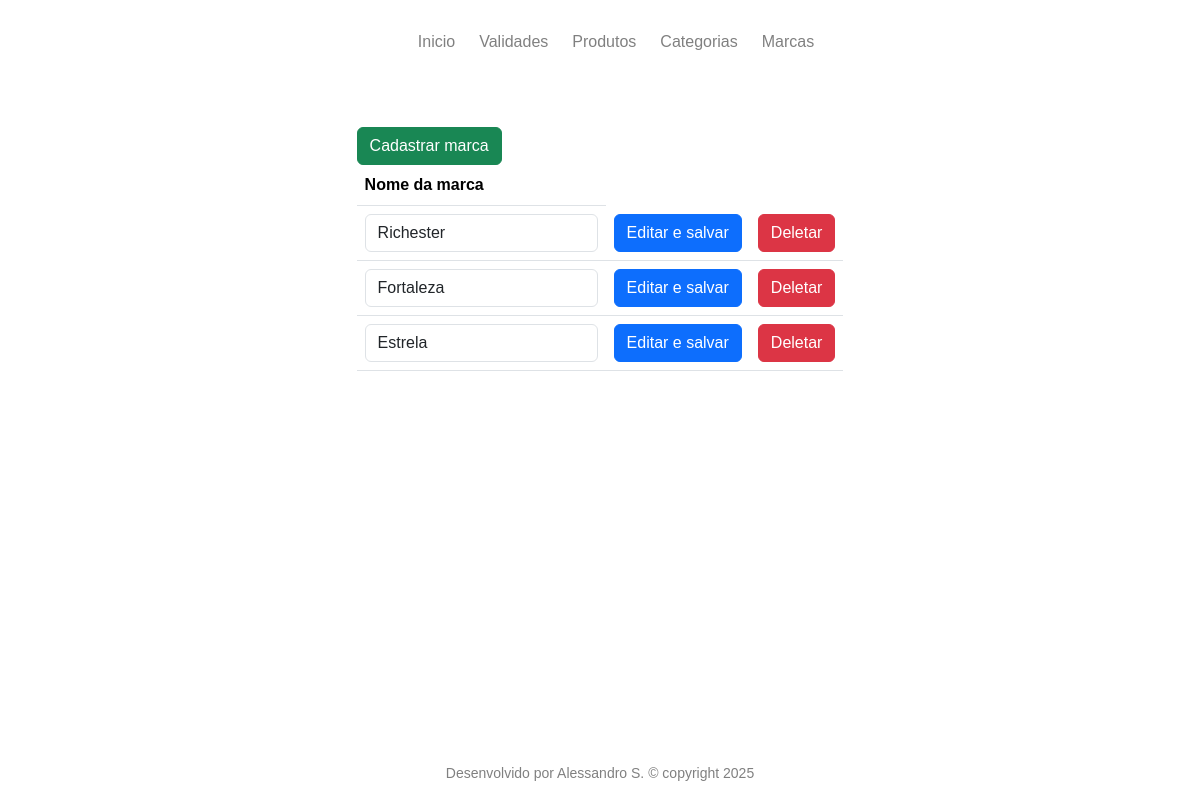
Page /marcas/ on the committed database.
### marcas/models.py (models this page shows, shortened)
class Marca(models.Model):
    nome = models.TextField(blank=False, null=False, max_length=50)

### marcas/views.py (the view)
# urls.py: path('', views.lista_marcas, name='lista_marcas'),
def lista_marcas(request):
    marcas = Marca.objects.all()
    return render(request, 'lista_marcas.html', {'marcas':marcas})

### marcas/templates/lista_marcas.html (shortened to what this page needs)
{% extends "base.html" %}
{% block content %}
  <div class="container">
      <table class="table">
        <a class="btn btn-success" href="{% url 'cadastra_marca' %}">Cadastrar marca</a>
    <thead>
      <tr>
        <th scope="col">Nome da marca</th>
      </tr>
    </thead>
    <tbody>
      {% for marca in marcas %}
      <form action="{% url 'atualiza_marca' marca.id %}" method="POST">
        <tr>
            <td><input class="form-control" type="type" name="nome" value="{{ marca.nome }}"></td>
            <td><input type="submit" class="btn btn-primary" value="Editar e salvar"></td>
            <td><a href="{% url 'deleta_marca' marca.id %}" class="btn btn-danger">Deletar</a></td>
        </tr>
      </form>
      {% endfor %}
    </tbody>
  </table>
</div>
{% endblock  %}

### static/css/css.css (style rules this page uses)
* { font-family: Arial, Helvetica, sans-serif; color: gray; box-sizing: border-box; padding: 0; margin: 0; }
a { text-decoration: none; color: gray; }
body { background-color: white; display: flex; align-items: center; justify-content: center; flex-direction: column; }

### rows in the picture
Marca: nome "Richester"
Marca: nome "Fortaleza"
Marca: nome "Estrela"
